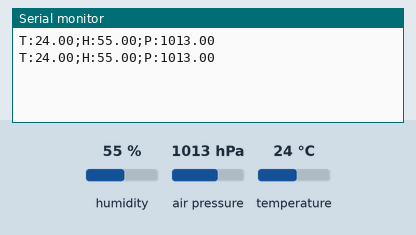
The sketch below on a simulated Arduino Uno, built with avr-gcc and run on an emulated ATmega328P. Parts: the last lines printed to the serial monitor. The inputs (shaded band) are chosen by the test bench; at power-on: humidity 55 %, air pressure 1013 hPa, temperature 24 °C.

Above: at 1.8 s.
1.9 s: humidity set to 22 %
At 3.3 s:
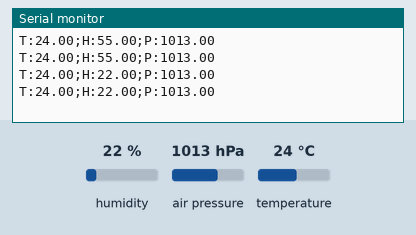
3.4 s: air pressure set to 952 hPa
At 4.7 s:
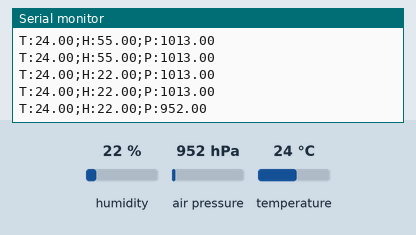
4.9 s: temperature set to 12 °C
At 5.5 s:
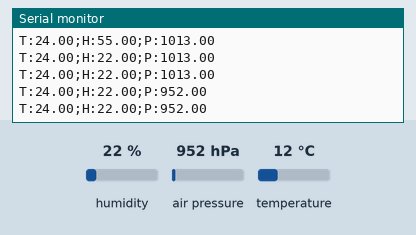
6.4 s: air pressure set to 975 hPa
At 7.7 s:
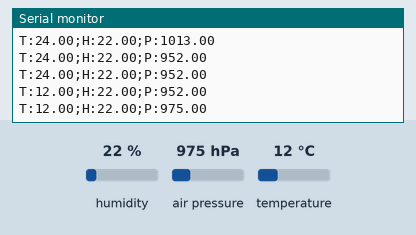
7.9 s: humidity set to 40 %
At 8.5 s:
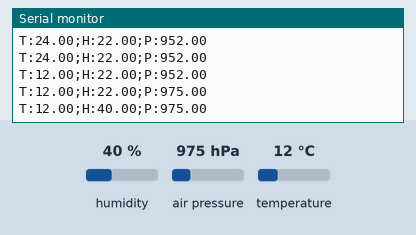
Timing chart, 0 to 10.4 s (numbered marks = the images above; inputs shaded):
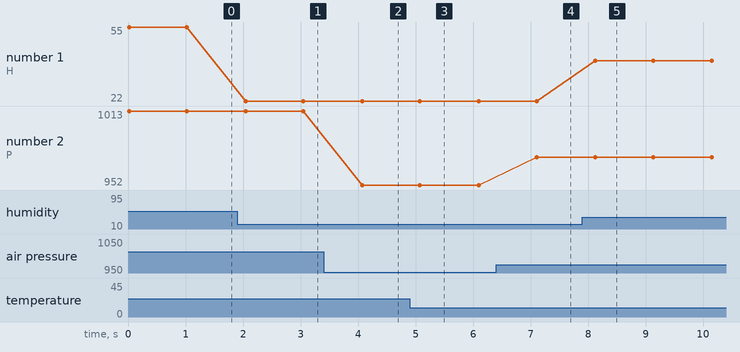

Measured:
- after the input at 1.9 s, the serial monitor: prints a new line after 0.15 s (image 1)
- after the input at 3.4 s, the serial monitor: prints a new line after 0.68 s (image 2)
- after the input at 6.4 s, the serial monitor: prints a new line after 0.70 s (image 4)
- after the input at 7.9 s, the serial monitor: prints a new line after 0.23 s (image 5)
- plotted number 1: 55 → 22 after the input at 1.9 s, 22 → 40 after the input at 7.9 s
- plotted number 2: 1013 → 952 after the input at 3.4 s, 952 → 975 after the input at 6.4 s

The sketch:

arduino-code-final.ino
```cpp
#include <Wire.h>// facilitates communication with I2C devices
#include <Adafruit_Sensor.h>
#include <Adafruit_BMP085.h>
#include <DHT.h>

#define DHTPIN 2
#define DHTTYPE DHT11

Adafruit_BMP085 bmp;
DHT dht(DHTPIN, DHTTYPE);

void setup() {
  Serial.begin(9600);//initializes serial communication for debugging purposes
  dht.begin();// initializes communication with the DHT sensor.
  bmp.begin();
}

void loop() {
  float h = dht.readHumidity();
  float t = dht.readTemperature();
  float p = 0.0;
  if(!bmp.begin())
  {
    p = NULL;
  }
  else
  {
    p = bmp.readPressure() / 100.0F;
  }

  Serial.print("T:");
  Serial.print(t);
  Serial.print(";H:");
  Serial.print(h);
  Serial.print(";P:");
  Serial.print(p);
  Serial.println();

  delay(1000);
}
```
